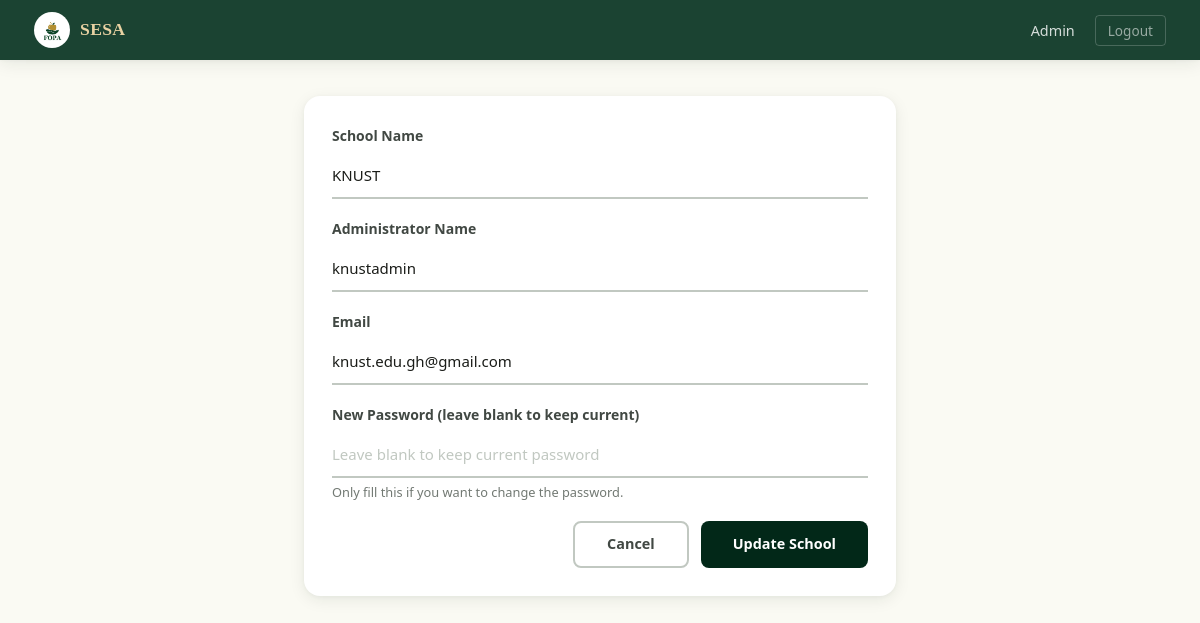
/admin/schools/2/edit (signed in), run on the app's committed database.
### app/models/school.py (models this page shows, shortened)
class School(db.Model):
    __tablename__ = 'school'
    id = db.Column(db.Integer, primary_key=True)
    school_name = db.Column(db.String(200), nullable=False, unique=True)
    admin_name = db.Column(db.String(100), nullable=False)
    admin_password = db.Column(db.String(200), nullable=False)
    email = db.Column(db.String(120), nullable=True)
    created_at = db.Column(db.DateTime, default=lambda: datetime.now(timezone.utc))
    subscription_paid = db.Column(db.Boolean, default=False)
    upload_enabled = db.Column(db.Boolean, default=False)
    paystack_reference = db.Column(db.String(100), nullable=True)
    payment_date = db.Column(db.DateTime, nullable=True)
    subscription_expires = db.Column(db.DateTime, nullable=True, index=True)
    accounts = db.relationship(
        'Accounts',
        backref='school',
        lazy='dynamic',
        cascade='all, delete-orphan'
    )
    phone = db.Column(db.String(20), nullable=True)
    access_code = db.Column(db.String(8), nullable=True, unique=True, index=True)
    qr_token = db.Column(db.String(64), nullable=True, unique=True, index=True)
    failed_attempts = db.Column(db.Integer, default=0, server_default='0', nullable=False)
    locked_until = db.Column(db.DateTime, nullable=True)
    LOCKOUT_THRESHOLD = 5
    LOCKOUT_MINUTES   = 15

### app/routes/admin.py (the view, shortened to what this page needs)
@admin_bp.route('/schools/<int:school_id>/edit', methods=['GET', 'POST'])
@login_required
@super_admin_required
def edit_school(school_id):
    school = School.query.get_or_404(school_id)
    form = EditSchoolForm(obj=school)
    return render_template('admin/edit_school.html', form=form, school=school)

### app/forms/__init__.py
class EditSchoolForm(FlaskForm):
    school_name = StringField('School Name', validators=[DataRequired(), Length(min=3, max=200)])
    email = StringField('Email', validators=[Optional(), Email(), Length(max=120)])
    admin_name = StringField('Administrator Name', validators=[DataRequired(), Length(min=2, max=100)])
    admin_password = PasswordField('New Password (leave blank to keep current)', validators=[Optional(), Length(min=8)])
    submit = SubmitField('Update School')

### app/__init__.py (called while the page is built)
def _init_extensions(app: Flask) -> None:
    app.config.setdefault("SQLALCHEMY_ENGINE_OPTIONS", {}).update({
        "pool_pre_ping": True,   # test connection before using it
        "pool_recycle":  300,    # recycle connections every 5 minutes
        "pool_size":     5,      # max persistent connections
        "max_overflow":  2,      # extra connections under load
    })
    db.init_app(app)
    migrate.init_app(app, db)
    csrf.init_app(app)
    login_manager.init_app(app)
    limiter.init_app(app)
    from app.models.account import Accounts
    from app.models.quiz_session import QuizSession  # noqa: F401
    from app.models.counsellor_profile import CounsellorProfile  # noqa: F401
    from app.models.assessment_type import AssessmentType  # noqa: F401
    @login_manager.user_loader
    def load_user(user_id: str):
        return Accounts.query.get(int(user_id))

### app/models/account.py (called while the page is built)
    @property
    def is_super_admin(self):
        return self.is_admin

### app/templates/admin/edit_school.html (shortened to what this page needs)
{% extends 'base.html' %}
{% block nav_links %}
  <li><a href="{{ url_for('admin.dashboard') }}">Admin</a></li>
  <li><a href="{{ url_for('auth.logout') }}" class="btn-nav-logout">Logout</a></li>
{% endblock %}
{% block body %}
<div class="container-sm" style="padding-top: 36px; padding-bottom: 48px;">
  <div class="card">
    <div class="card-body">
      <form method="POST" novalidate>
        <div class="form-group">
          {{ form.school_name.label(class="form-label") }}
          {{ form.school_name(class="form-control") }}
        </div>
        <div class="form-group">
          {{ form.admin_name.label(class="form-label") }}
          {{ form.admin_name(class="form-control") }}
        </div>
        <div class="form-group">
          {{ form.email.label(class="form-label") }}
          {{ form.email(class="form-control", placeholder="Optional") }}
        </div>
        <div class="form-group">
          {{ form.admin_password.label(class="form-label") }}
          {{ form.admin_password(class="form-control", placeholder="Leave blank to keep current password") }}
          <div class="form-hint">Only fill this if you want to change the password.</div>
        </div>
        <div style="display: flex; gap: 12px; justify-content: flex-end; margin-top: 8px;">
          <a href="{{ url_for('admin.dashboard') }}#all_schools" class="btn btn-ghost">Cancel</a>
          <button type="submit" class="btn btn-primary">Update School</button>
        </div>
      </form>
    </div>
  </div>
</div>
{% endblock %}

### app/static/css/main.css (style rules this page uses)
:root { --green-900: #022818; --green-800: #1b4332; --green-700: #2d5a44; --green-600: #426652; --green-500: #579672; --green-400: #94d5ad; --green-100: #e8f5ed; --green-50: #f2faf5; --gold-700: #775a19; --gold-500: #c5a059; --gold-400: #d4b87a; --gold-300: #fbbf24; --gold-200: #e9d2a3; --gold-100: #f7edd8; --gold-50: #fdf8ef; --ivory: #fafaf3; --white: #ffffff; --surface-low: #f4f4ed; --surface-mid: #eeeee7; --surface-high: #e8e9e2; --gray-900: #1a1c18; --gray-700: #414843; --gray-500: #727973; --gray-300: #c1c8c1; --gray-200: #e3e3dc; --gray-100: #f4f4ed; --red-600: #ba1a1a; --red-100: #ffdad6; --success: #166534; --success-bg: #dcfce7; --warning: #92400e; --warning-bg: #fef3c7; --amber-600: #c5a059; --amber-100: #f7edd8; --blue-600: #2563eb; --blue-100: #dbeafe; --radius-sm: 4px; --radius-md: 8px; --radius-lg: 16px; --radius-xl: 24px; --radius-full: 9999px; --shadow-sm: 0 1px 3px rgba(2,40,24,.06), 0 1px 2px rgba(2,40,24,.04); --shadow-md: 0 4px 16px rgba(2,40,24,.08), 0 1px 4px rgba(2,40,24,.04); --shadow-lg: 0 12px 40px rgba(2,40,24,.1), 0 2px 8px rgba(2,40,24,.05); --shadow-xl: 0 20px 50px rgba(2,40,24,.08); --transition: 0.2s cubic-bezier(0.4, 0, 0.2, 1); --font-display: 'Playfair Display', Georgia, serif; --font-body: 'Manrope', system-ui, sans-serif; --navbar-height: 60px; }
*, *::before, *::after { box-sizing: border-box; margin: 0; padding: 0; }
* { -webkit-tap-highlight-color: transparent; }
a, button, .btn, .tab-item, .quiz-option, .test-card, .nav-dropdown a, .guide-nav-item, .crisis-option, .stat-card, .a2hs-btn-install, .a2hs-btn-later, .admin-tab { -webkit-tap-highlight-color: transparent; touch-action: manipulation; }
html { scroll-behavior: smooth; }
body { font-family: var(--font-body); font-size: 15px; line-height: 1.65; color: var(--gray-900); background: var(--ivory); -webkit-font-smoothing: antialiased; overflow-x: hidden; }
html { overflow-x: hidden; max-width: 100%; }
a { color: inherit; text-decoration: none; }
button, input, select, textarea { font-family: inherit; font-size: inherit; }
.container-sm { max-width: 640px; margin: 0 auto; padding: 0 24px; }
.navbar-links a { color: rgba(255,255,255,.82); padding: 6px 14px; border-radius: var(--radius-sm); font-weight: 500; font-size: 0.9rem; transition: background var(--transition), color var(--transition); }
.navbar-links .btn-nav-logout { color: rgba(255,255,255,.55); border: 1px solid rgba(255,255,255,.2); border-radius: var(--radius-sm); padding: 5px 12px; font-size: 0.85rem; transition: color var(--transition), border-color var(--transition); }
.card { background: var(--white); border-radius: var(--radius-lg); box-shadow: var(--shadow-md); overflow: hidden; }
.card-body { padding: 28px; }
.btn { display: inline-flex; align-items: center; justify-content: center; gap: 6px; padding: 14px 32px; border-radius: var(--radius-md); font-weight: 600; font-size: 0.9rem; cursor: pointer; border: none; transition: background var(--transition), transform var(--transition), box-shadow var(--transition); line-height: 1; text-decoration: none; white-space: nowrap; overflow: hidden; text-overflow: ellipsis; max-width: 100%; }
.btn-primary { background:var(--green-900); color:#fff; }
.btn-ghost { color:var(--gray-700); border: 2px solid var(--gray-300); }
.form-group { margin-bottom:18px; }
.form-label { display:block; font-weight:600; font-size:0.875rem; color:var(--gray-700); margin-bottom:6px; }
.form-control { width:100%; padding:12px 0; border:none; border-bottom:2px solid var(--gray-300); border-radius:0; background:transparent; color:var(--gray-900); transition:border-color var(--transition); outline:none; }
.form-control::placeholder { color:var(--gray-300); }
.form-hint { font-size:0.8rem; color:var(--gray-500); margin-top:4px; }

### data on the page
School: school_name "KNUST", admin_name "knustadmin", email "knust.edu.gh@gmail.com"
